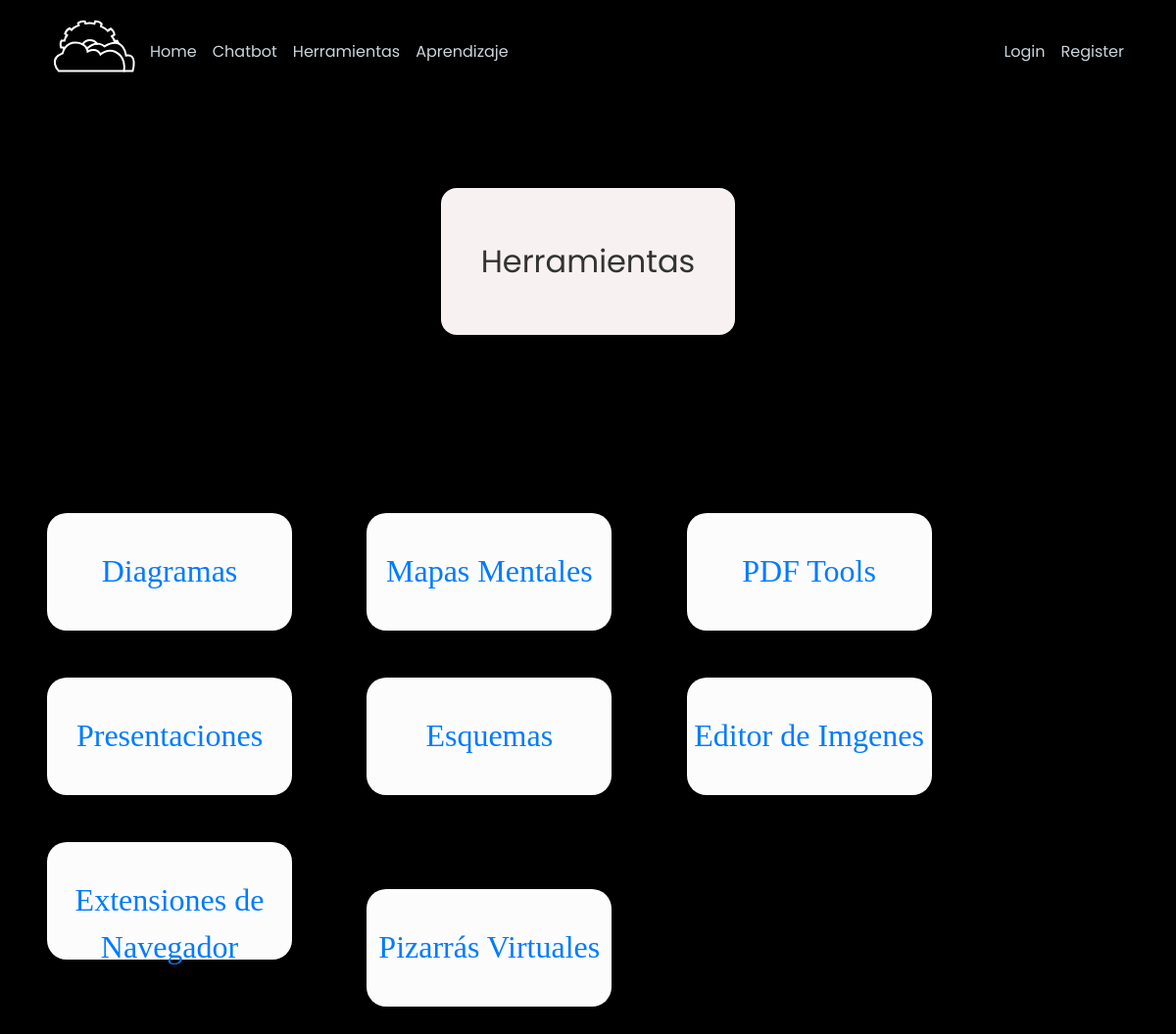
Screenshot of /tools with the database file from the repository.
### aplicacion/models.py (models this page shows)
class Category(db.Model):
    id = db.Column(db.Integer, primary_key=True)
    category_name = db.Column(db.String(20), unique=True, nullable=False)
    image_category = db.Column(db.String(30), unique=False, nullable=True)
    type_category_id = db.Column(db.Integer, db.ForeignKey('type.id'))
    url_for_category = db.Column(db.String(30), unique=True, nullable=True)

### aplicacion/routes.py (the view)
@app.route('/tools')
def tools():
    form = ActividadesInput()
    id_user = current_user.get_id()
    activities = Activity.query.filter_by(users_id=id_user).all()
    myCategory = Category.query.filter_by(type_category_id=1).all()
    return render_template('tools.html',form=form, myCategory=myCategory, incomplete=activities)

### aplicacion/routes.py (called while the page is built)
def addon(lista, nuevo):
    aux = lista[0]
    if nuevo == 'main' or nuevo == 'about' or nuevo == 'profile' or nuevo == 'account' or nuevo == 'chatbot' or nuevo == 'index' or nuevo == 'tools' or nuevo == 'learn':
        lista[0] = nuevo
    lista[1] = aux
    return lista

@app.before_request
def before_request():
    new = request.endpoint
    print(new)
    g.lista_dou = addon(lista, new)
    print(g.lista_dou)

### aplicacion/templates/tools.html (shortened to what this page needs)
{% extends "layout.html" %}
{% block links %}
    <link rel="stylesheet" type="text/css" href="{{ url_for('static', filename='css/normalize.css') }}">
    <link rel="stylesheet" type="text/css" href="{{ url_for('static', filename='css/style-2.css') }}">
{% endblock %}
{% block body %}
<div class="contenedor">
    <div class="contenedor-2">
        <div class="container titan">Herramientas</div>
    </div>
</div>
<ul>
    {% for i in myCategory %}
        <a href="{{ url_for(i.url_for_category) }}">
            <div class="cuadrate">
                 <div class="texto">{{ i.category_name }}</div>
            </div>
        </a>
    {% endfor %}
</ul>
{% endblock %}

### aplicacion/templates/layout.html (shortened to what this page needs)
<!DOCTYPE html>
<html lang="en">
<head>
    <link rel="stylesheet" href="{{ url_for('static', filename='css/style.css') }}">
    <link rel="stylesheet" href="https://stackpath.bootstrapcdn.com/font-awesome/4.7.0/css/font-awesome.min.css">
    <link rel="stylesheet" href="https://maxcdn.bootstrapcdn.com/bootstrap/4.0.0/css/bootstrap.min.css">
    <link rel="stylesheet" type="text/css" href="{{ url_for('static', filename='css/main.css') }}">
    {% block links %}
    {% endblock %}
</head>
<body style="background-color: black;">
  <header class="site-header">
    <nav class="navbar navbar-expand-md navbar-dark bg-steel fixed-top">
      <div class="container">
        <a href="/"><img class="header-img" src="{{ url_for('static', filename='img/Logoskytools1.svg') }}"> </a>
        <div class="collapse navbar-collapse" id="navbarToggle">
          <div class="navbar-nav mr-auto">
            <a class="nav-item nav-link" href="{{ url_for('main') }}">Home</a>
            <a class="nav-item nav-link" href="{{ url_for('chatbot') }}">Chatbot</a>
            <a class="nav-item nav-link" href="{{ url_for('tools') }}">Herramientas</a>
            <a class="nav-item nav-link" href="{{ url_for('learn') }}">Aprendizaje</a>
          </div>
          <div class="navbar-nav">
            {% if current_user.is_authenticated %}
              <a class="nav-item nav-link" href="{{ url_for('account') }}">Account</a>
              <a class="nav-item nav-link" href="{{ url_for('logout') }}">Logout</a>
            {% else %}
              <a class="nav-item nav-link" href="{{ url_for('login') }}">Login</a>
              <a class="nav-item nav-link" href="{{ url_for('register') }}">Register</a>
            {% endif %}
          </div>
        </div>
      </div>
    </nav>
  </header>
    {% block body %}
    {% endblock %}
</body>
</html>

### aplicacion/static/css/style.css (style rules this page uses)
body { margin: 0; padding: 0; box-sizing: border-box; font-family: 'Poppins', sans-serif; scroll-behavior: smooth; }

### aplicacion/static/css/main.css (style rules this page uses)
body { background: #fafafa; color: #333333; margin-top: 5rem; }
.bg-steel { background-color: #5f788a; }
.site-header .navbar-nav .nav-link { color: #cbd5db; }

### aplicacion/static/css/style-2.css (style rules this page uses)
* { margin: 0; padding: 0; box-sizing: border-box; font-family: 'Poppins', sans-serif; scroll-behavior: smooth; }
body { background: linear-gradient(#001f32,#010029); width: 100%; }
.header-img { margin: auto; }
header { position: absolute; margin: auto; padding: 30px 100px; width: 100%; align-items: center; z-index: 1000; }

### rows the page displays
Category: category_name "Diagramas"
Category: category_name "Mapas Mentales"
Category: category_name "PDF Tools"
Category: category_name "Presentaciones"
Category: category_name "Esquemas"
Category: category_name "Editor de Imgenes"
Category: category_name "Extensiones de Navegador"
Category: category_name "Pizarrás Virtuales"
